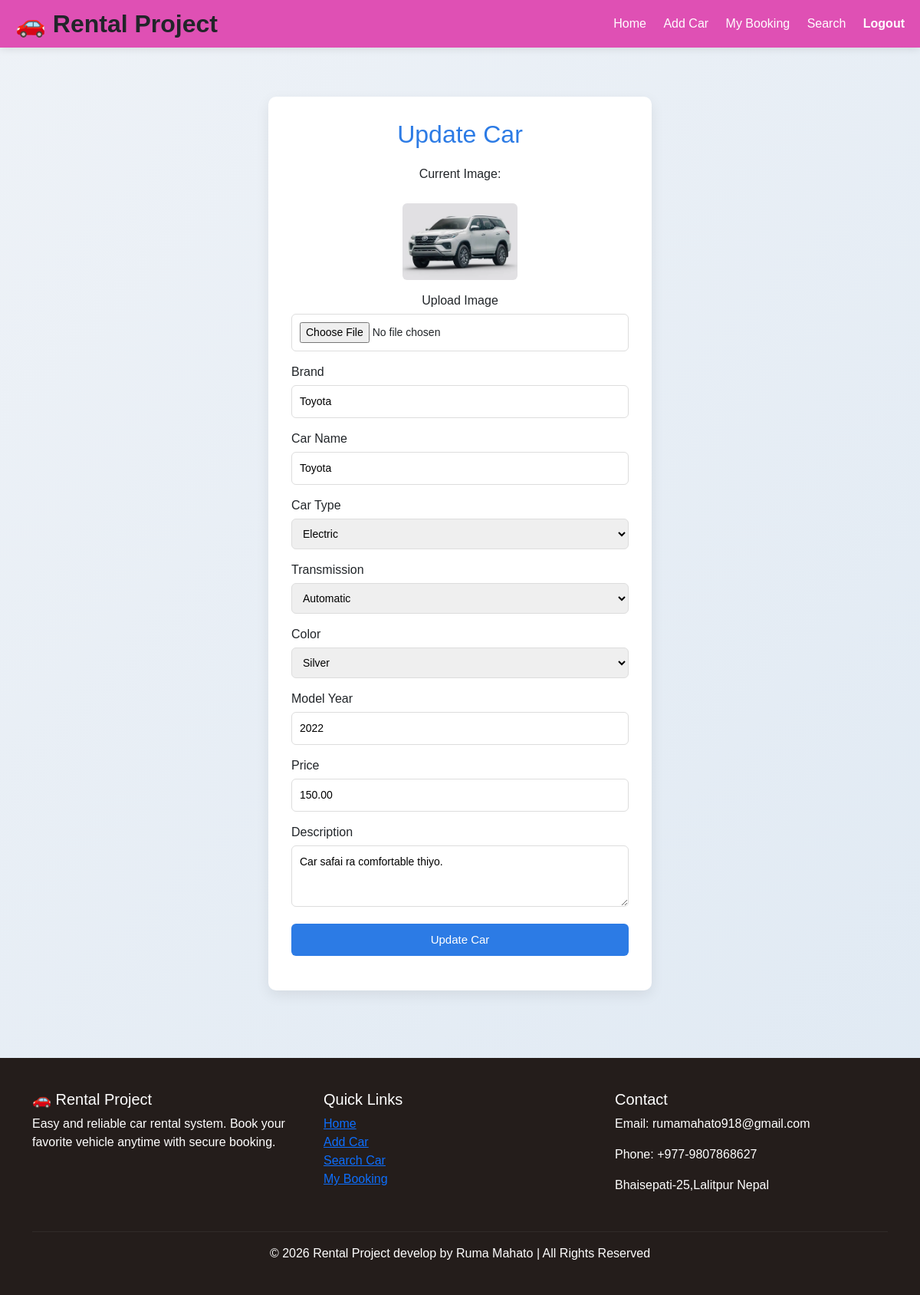
The app's page /update_car/2/ (signed in), older data.
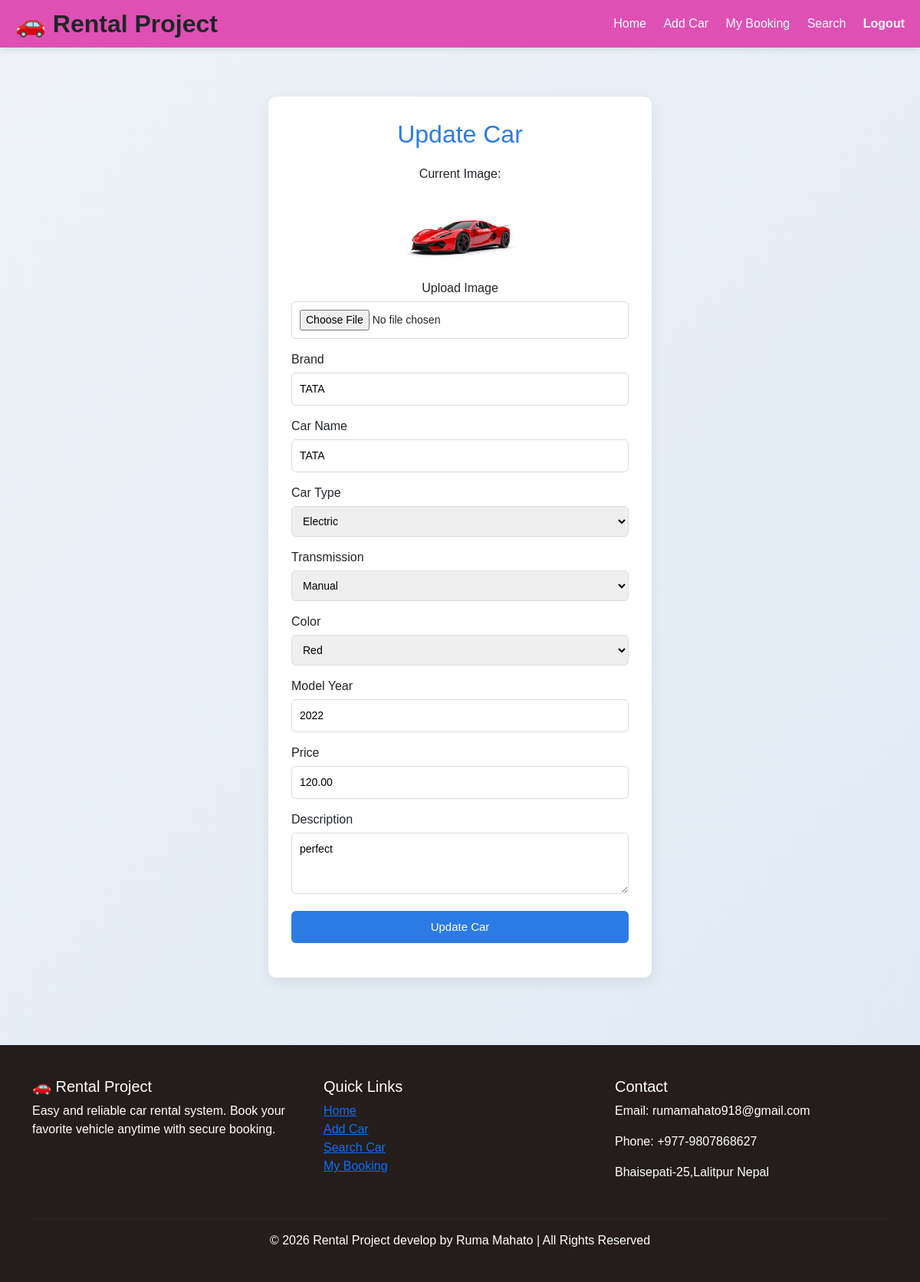
The same page, newer data.
### rentalapp/models.py (models this page shows, shortened)
class Car(models.Model):
    TRANSMISSION_CHOICES = [
        ("Manual", "Manual"),
        ("Automatic", "Automatic"),
    ]
    TYPE_CHOICES = [
        ("Petrol", "Petrol"),
        ("Diesel", "Diesel"),
        ("Hybrid", "Hybrid"),
        ("Electric", "Electric"),
    ]
    brand = models.CharField(max_length=100)
    name = models.CharField(max_length=100)
    image = models.ImageField(upload_to="cars/")
    color = models.CharField(max_length=50)
    model_year = models.IntegerField()
    transmission = models.CharField(max_length=20, choices=TRANSMISSION_CHOICES)
    car_type = models.CharField(max_length=20, choices=TYPE_CHOICES)
    price = models.DecimalField(max_digits=8, decimal_places=2)
    description = models.TextField(blank=True)
    created_at = models.DateTimeField(auto_now_add=True)

### rentalapp/views.py (the view, shortened to what this page needs)
# urls.py: path("update_car/<int:id>/", views.update_car, name="update_car"),
@login_required(login_url='login')
def update_car(request, id):
    car = get_object_or_404(Car, id=id)
    return render(request, "rentalapp/car.html", {"car": car})

### rentalapp/templates/rentalapp/car.html (shortened to what this page needs)
{% extends "base.html" %}
{% block content %}
<div class="form-container">
    <form method="POST" enctype="multipart/form-data" class="car-form">
        <h2>{% if car %}Update Car{% else %}Add New Car{% endif %}</h2>
        {% if car and car.image %}
        <div class="form-group center current-image">
            <p>Current Image:</p>
            <img src="{{ car.image.url }}" alt="Car Image">
        </div>
        {% endif %}
        <div class="form-group center">
            <label for="id_image">Upload Image</label>
            <input type="file" name="image" id="id_image" accept="image/*" onchange="previewImage(event)">
        </div>
        <div class="form-group">
            <label for="brand">Brand</label>
            <input type="text" id="brand" name="brand" placeholder="Brand"
                   value="{{ car.brand|default:'' }}" required>
        </div>
        <div class="form-group">
            <label for="name">Car Name</label>
            <input type="text" id="name" name="name" placeholder="Car Name"
                   value="{{ car.name|default:'' }}" required>
        </div>
        <div class="form-group">
            <label for="car_type">Car Type</label>
            <select id="car_type" name="car_type" required>
                <option value="Electric" {% if car.car_type == "Electric" %}selected{% endif %}>Electric</option>
            </select>
        </div>
        <div class="form-group">
            <label for="transmission">Transmission</label>
            <select id="transmission" name="transmission" required>
                <option value="Manual" {% if car.transmission == "Manual" %}selected{% endif %}>Manual</option>
                <option value="Automatic" {% if car.transmission == "Automatic" %}selected{% endif %}>Automatic</option>
            </select>
        </div>
        <div class="form-group">
            <label for="color">Color</label>
            <select id="color" name="color" required>
                <option value="Silver" {% if car.color == "Silver" %}selected{% endif %}>Silver</option>
                <option value="Red" {% if car.color == "Red" %}selected{% endif %}>Red</option>
            </select>
        </div>
        <div class="form-group">
            <label for="model_year">Model Year</label>
            <input type="number" id="model_year" name="model_year" placeholder="Model Year"
                   value="{{ car.model_year|default:'' }}" min="1900" max="2100" required>
        </div>
        <div class="form-group">
            <label for="price">Price</label>
            <input type="number" id="price" name="price" placeholder="Price"
                   value="{{ car.price|default:'' }}" min="0" required>
        </div>
        <div class="form-group">
            <label for="description">Description</label>
            <textarea id="description" name="description" placeholder="Description">{{ car.description|default:'' }}</textarea>
        </div>
        <div class="form-group">
            <button type="submit" class="submit-btn">
                {% if car %}Update Car{% else %}Save Car{% endif %}
            </button>
        </div>
    </form>
</div>
{% endblock %}

Row changes from the older to the newer data that the page shows:
changed Car "Electric": image: a different picture; brand "Toyota" → "TATA"; name "Toyota" → "TATA"; transmission "Automatic" → "Manual"; color "Silver" → "Red"; price "150.00" → "120.00"; description "Car safai ra comfortable thiyo." → "perfect"
